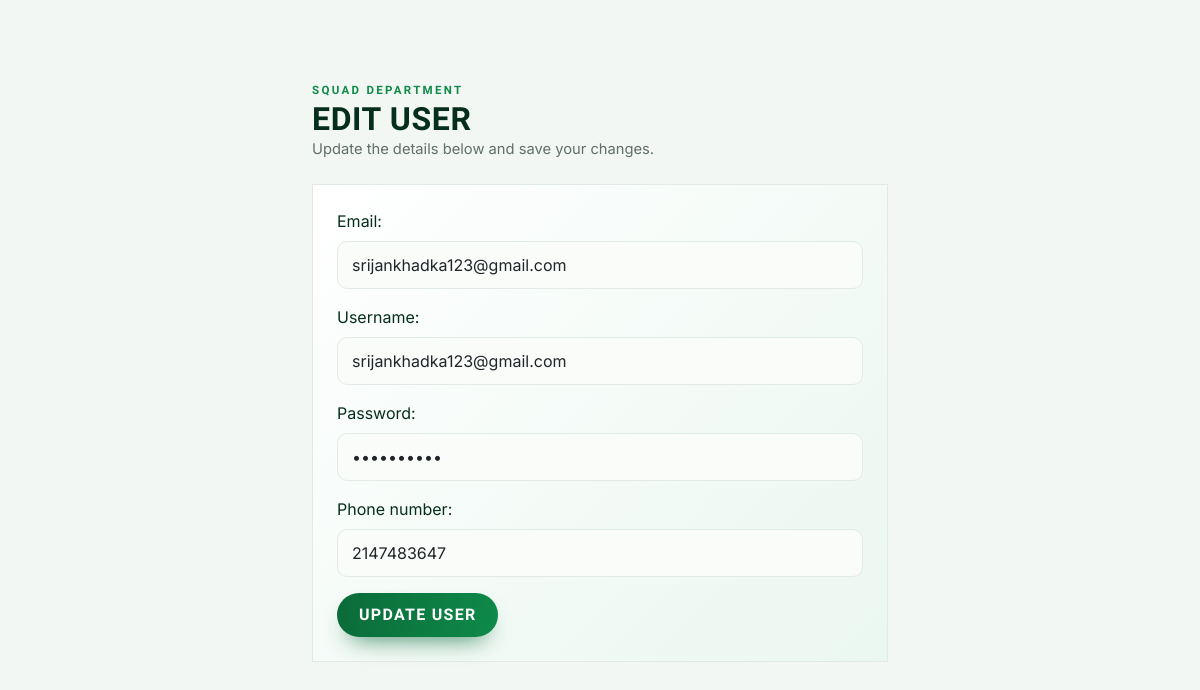
Screenshot of /Admin/modifier.php?id=6 (signed in) with the database file from the repository.
### tables this page shows
CREATE TABLE `user` (
  `id` int(150) NOT NULL,
  `username` varchar(30) NOT NULL,
  `email` varchar(30) NOT NULL,
  `password` varchar(10) NOT NULL,
  `phone_number` int(10) NOT NULL
);

### Admin/modifier.php (the view, shortened to what this page needs)
<!DOCTYPE html>
<html lang="en">
<head>
    <link rel="stylesheet" href="../css/bootstrap.css">
    <link rel="stylesheet" href="../css/style.css">
</head>
<body class="bg-content">
  <?php
    include 'config.php';
    $id = $_SESSION["id"];
    $statement = $conn->prepare("SELECT * FROM user WHERE id = ?");
    $statement->bind_param("i", $id);
    $statement->execute();
    $result = $statement->get_result();
    $row = $result->fetch_assoc();
  ?>
    <main class="d-flex justify-content-center">
        <div class="container w-50 mt-5">
            <div class="dashboard-page-title mb-4">
                <span class="page-kicker">Squad department</span>
                <h1>Edit User</h1>
                <p>Update the details below and save your changes.</p>
            </div>
            <div class="card__items card__items--blue p-4" style="width:auto;height:auto">
                <form method="POST" action="updateuser.php" enctype="multipart/form-data">
                    <div class="mb-3">
                        <label for="email" class="form-label">Email:</label>
                        <input type="email" class="form-control" id="email" name="email" value="<?php echo htmlspecialchars($row['email']) ?>">
                    </div>
                    <div class="mb-3">
                        <label for="username" class="form-label">Username:</label>
                        <input type="text" class="form-control" id="username" name="username" value="<?php echo htmlspecialchars($row['username']) ?>">
                    </div>
                    <div class="mb-3">
                        <label for="password" class="form-label">Password:</label>
                        <input type="password" class="form-control" id="password" name="password" value="<?php echo htmlspecialchars($row['password']) ?>">
                    </div>
                    <div class="mb-3">
                        <label for="phone_number" class="form-label">Phone number:</label>
                        <input type="number" class="form-control" id="phone_number" name="phone_number" value="<?php echo htmlspecialchars($row['phone_number']) ?>">
                    </div>
                    <button type="submit" name="submit" class="btn btn-primary">Update user</button>
                </form>
            </div>
        </div>
    </main>
</body>
</html>

### css/style.css (style rules this page uses)
:root { --pitch: #0B6B3A; --pitch-mid: #0E8A49; --pitch-deep: #062E1C; --pitch-dark: #04170E; --lime: #B8F32B; --lime-deep: #9BE01B; --paper: #F3F7F4; --ink: #0E1A13; --muted: #5F7067; --line: #E2EAE4; --danger: #E5484D; --radius: 16px; --shadow: 0 22px 45px -24px rgba(6, 46, 28, .4); --font-display: 'Barlow Condensed', Impact, sans-serif; --font-body: 'Inter', system-ui, sans-serif; }
* { font-family: var(--font-body); }
body { color: var(--ink); }
h1, h2, h3, h4, h5, h6 { font-family: var(--font-display); text-transform: uppercase; letter-spacing: .02em; font-weight: 800; }
.bg-content { background: var(--paper); }
.card__items--blue { background: linear-gradient(135deg, #fff, #EAF7F0); color: var(--pitch-deep); border: 1px solid var(--line); }
.page-kicker { color: var(--pitch-mid); font-family: var(--font-display); font-weight: 700; letter-spacing: .2em; text-transform: uppercase; font-size: .72rem; }
.btn-primary { background: linear-gradient(100deg, var(--pitch), var(--pitch-mid)); border: 0; color: #fff; font-family: var(--font-display); font-weight: 700; letter-spacing: .08em; text-transform: uppercase; border-radius: 999px; padding: 10px 22px; box-shadow: 0 12px 24px -12px rgba(11, 107, 58, .9); }
.form-control, .form-select { border: 1.5px solid var(--line); border-radius: 10px; padding: 11px 14px; background: #FAFCFA; }
.dashboard-page-title { margin: 28px 0 6px; }
.dashboard-page-title h1 { color: var(--pitch-deep); font-size: 2rem; margin: 0; }
.dashboard-page-title p { color: var(--muted); margin: 0; font-size: .92rem; }

### rows the page displays
user: email "srijankhadka123@gmail.com", username "srijankhadka123@gmail.com", phone_number "2147483647"
